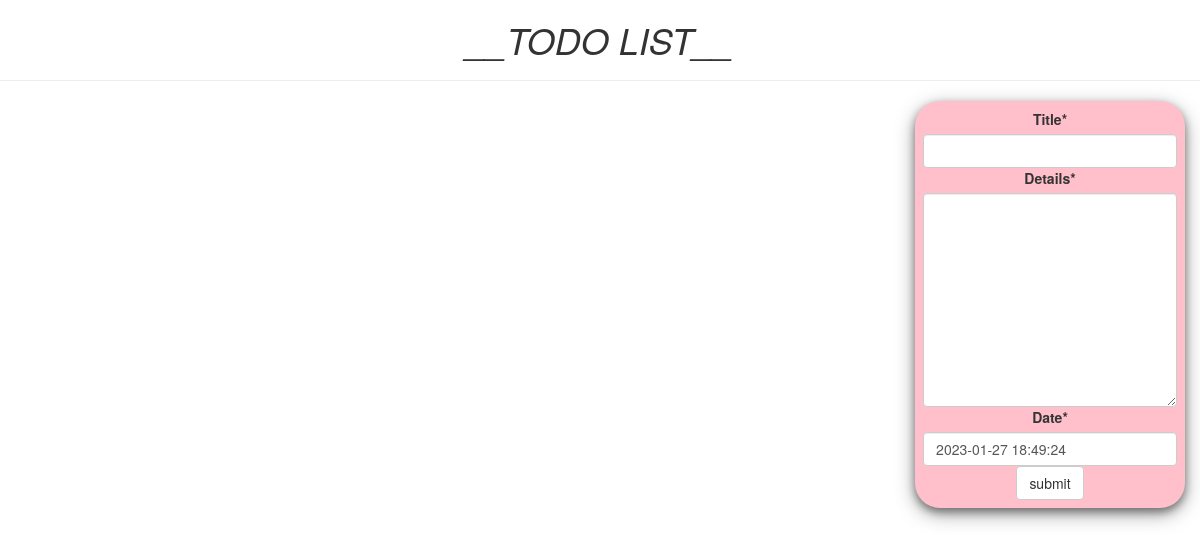
Before: / with the older database file.
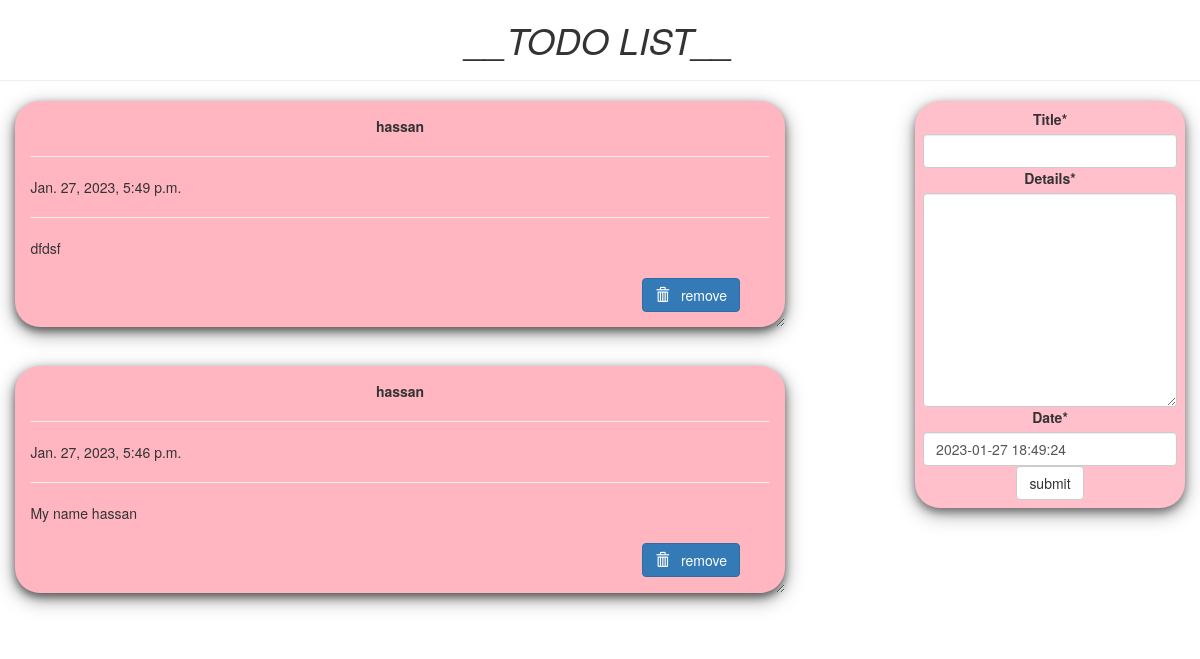
After: the same page with the newer database file.
### todo/models.py (models this page shows, shortened)
class Todo(models.Model):
    title = models.CharField(max_length=100)
    details = models.TextField()
    date = models.DateTimeField(default=timezone.now)

### todo/views.py (the view)
# urls.py: path('', views.index , name="todo"),
def index(request, *args, **kwargs):
    item_list = Todo.objects.order_by("-date")
    if request.method == "POST":
        form = TodoForm(request.POST)
        if form.is_valid():
            form.save()
            return('todo')
    form = TodoForm()
    page = {
        "forms": form,
        "list":item_list,
        "title":"TODO LIST",
    }
    return render(request, 'todo/index.html', page)

### todo/form.py
class TodoForm(forms.ModelForm):
    class Meta:
        model = Todo
        fields = "__all__"

### templates/todo/index.html (shortened to what this page needs)
{% load crispy_forms_tags %}
<!DOCTYPE html>
<html lang="en" dir="ltr">
<head>
<link rel="stylesheet" href="https://maxcdn.bootstrapcdn.com/bootstrap/3.3.7/css/bootstrap.min.css">
</head>
<body  class="container-fluid">
<center class="row">
    <h1><i>__TODO LIST__</i></h1>
    <hr />
</center>
<div class="row">
    <div class="col-md-8">
{% for i in list %}
    <div class="card">
        <center><b>{{i.title}}</b></center>
        <hr/>
        {{i.date}}
        <hr/>
        {{i.details}}
        <br />
        <br />
        <form action="/del/{{i.id}}" method="POST" style=" padding-right: 4%; padding-bottom: 3%;">
<button value="remove" type="submit"  class="btn btn-primary" style="float: right;"><span class="glyphicon glyphicon-trash"></span> &nbsp; remove</button>
        </form>
</div>
{% endfor%}
    </div>
    <div class="col-md-1"> </div>
    <div class="col-md-3" >
<div  class="submit_form">
<form  method="POST">
        {{forms|crispy}}
        <center>
        <input type="submit" class="btn btn-default" value="submit" />
</center>
</form>
    </div>
</div>
</div>
</body>
</html>

### templates/todo/index.html (style rules this page uses)
.card { box-shadow: 0 4px 8px 0 rgba(0,0,0,0.5), 0 6px 20px 0 rgba(0,0,0,0.39); background: lightpink; margin-bottom : 5%; border-radius: 25px; padding : 2%; overflow: auto; resize: both; text-overflow: ellipsis; }
.submit_form { text-align: center; padding: 3%; background: pink; border-radius: 25px; box-shadow: 0 4px 8px 0 rgba(0,0,0,0.4), 0 6px 20px 0 rgba(0,0,0,0.36); }

Changed rows visible on the page:
added Todo: title "hassan", date "Jan. 27, 2023, 5:49 p.m.", details "dfdsf"
added Todo: title "hassan", date "Jan. 27, 2023, 5:46 p.m.", details "My name hassan"
